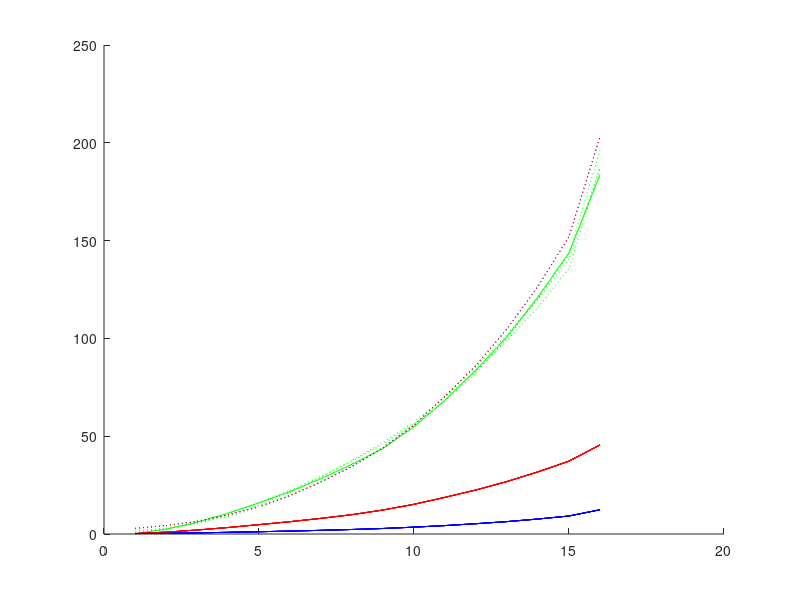

MATLAB code to generate this figure:
load DDC_CR80_BR100_R100_G100_B100.mat

r = mea(1:4:64,6);
g = mea(2:4:64,6);
b = mea(3:4:64,6);

clf
hold on
plot(r,'r');
plot(g,'g');
plot(b,'b');


load DDC_CR80_BR100_R100_G80_B100.mat

r = mea(1:4:64,6);
g = mea(2:4:64,6);
b = mea(3:4:64,6);

plot(r,'r');
plot(g*1.6,':g');
plot(b,'b');

load DDC_CR80_BR100_R100_G60_B100.mat

r = mea(1:4:64,6);
g = mea(2:4:64,6);
b = mea(3:4:64,6);

plot(r,'r');
plot(g*2.9,':g');
plot(b,'b');

load DDC_CR80_BR100_R100_G40_B100.mat

r = mea(1:4:64,6);
g = mea(2:4:64,6);
b = mea(3:4:64,6);

plot(r,'r');
plot(g*6.6,':g');
plot(b,'b');

load DDC_CR80_BR100_R100_G20_B100.mat

r = mea(1:4:64,6);
g = mea(2:4:64,6);
b = mea(3:4:64,6);

plot(r,'r');
plot(g*12.5,':b');
plot(b,'b');

load DDC_CR80_BR100_R100_G0_B100.mat

r = mea(1:4:64,6);
g = mea(2:4:64,6);
b = mea(3:4:64,6);

plot(r,'r');
plot(g*12.5,':r');
plot(b,'b');